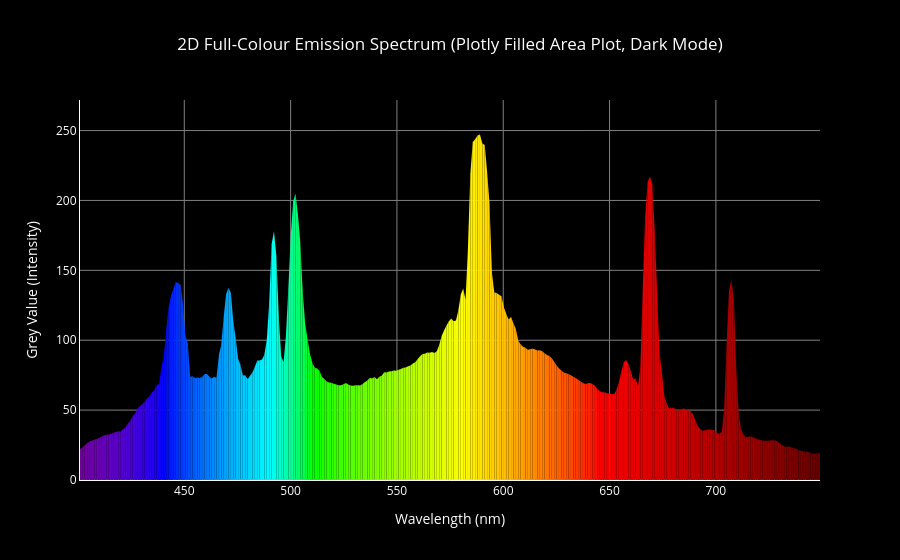

Write notebook code for a chart like this one.
### Code cell
import plotly.graph_objects as go
import numpy as np
import pandas as pd

# --- Data Loading and Filtering (repeated for self-containment) ---
HE_SHEET = 'https://docs.google.com/spreadsheets/d/1oz8Bpbbe8lhDfOaNUL-lwlsI6Ls6hjAu/export?format=csv'
df = pd.read_csv(HE_SHEET)
df_filtered = df[(df['nm'] >= 400) & (df['nm'] <= 750)].copy()
df_filtered = df_filtered.sort_values(by='nm').reset_index(drop=True)


# --- Prepare Data for Plotting ---
x_wavelengths = df_filtered['nm'].values # Wavelengths
z_intensity = df_filtered['Grey Val'].values # Grey Values (Intensity)
spectral_colors = [utils_for_plotly_rewrites.rgb(nm) for nm in x_wavelengths]

# --- Plotly 2D Filled Area Plot ---
fig_filled_area = go.Figure()

# Plot each segment as a filled area
for i in range(len(x_wavelengths) - 1):
    color_rgb = f'rgb({int(spectral_colors[i][0]*255)}, {int(spectral_colors[i][1]*255)}, {int(spectral_colors[i][2]*255)})'
    fig_filled_area.add_trace(go.Scatter(
        x=x_wavelengths[i:i+2],
        y=z_intensity[i:i+2],
        mode='lines',
        line=dict(color=color_rgb, width=0), # Set width to 0 for a continuous fill effect
        fill='tozeroy', # Fill to the x-axis
        fillcolor=color_rgb,
        showlegend=False,
        hoverinfo='x+y'
    ))

fig_filled_area.update_layout(
    title_text='2D Full-Colour Emission Spectrum (Plotly Filled Area Plot, Dark Mode)',
    title_x=0.5,
    xaxis_title='Wavelength (nm)',
    yaxis_title='Grey Value (Intensity)',
    template='plotly_dark',
    plot_bgcolor='black',
    paper_bgcolor='black',
    font=dict(color='white'),
    xaxis=dict(
        gridcolor='gray',
        zerolinecolor='gray',
        showline=True, linecolor='white'
    ),
    yaxis=dict(
        gridcolor='gray',
        zerolinecolor='gray',
        showline=True, linecolor='white'
    )
)

fig_filled_area.update_xaxes(range=[x_wavelengths.min(), x_wavelengths.max()])
fig_filled_area.update_yaxes(range=[0, z_intensity.max() * 1.1])

fig_filled_area.show()
